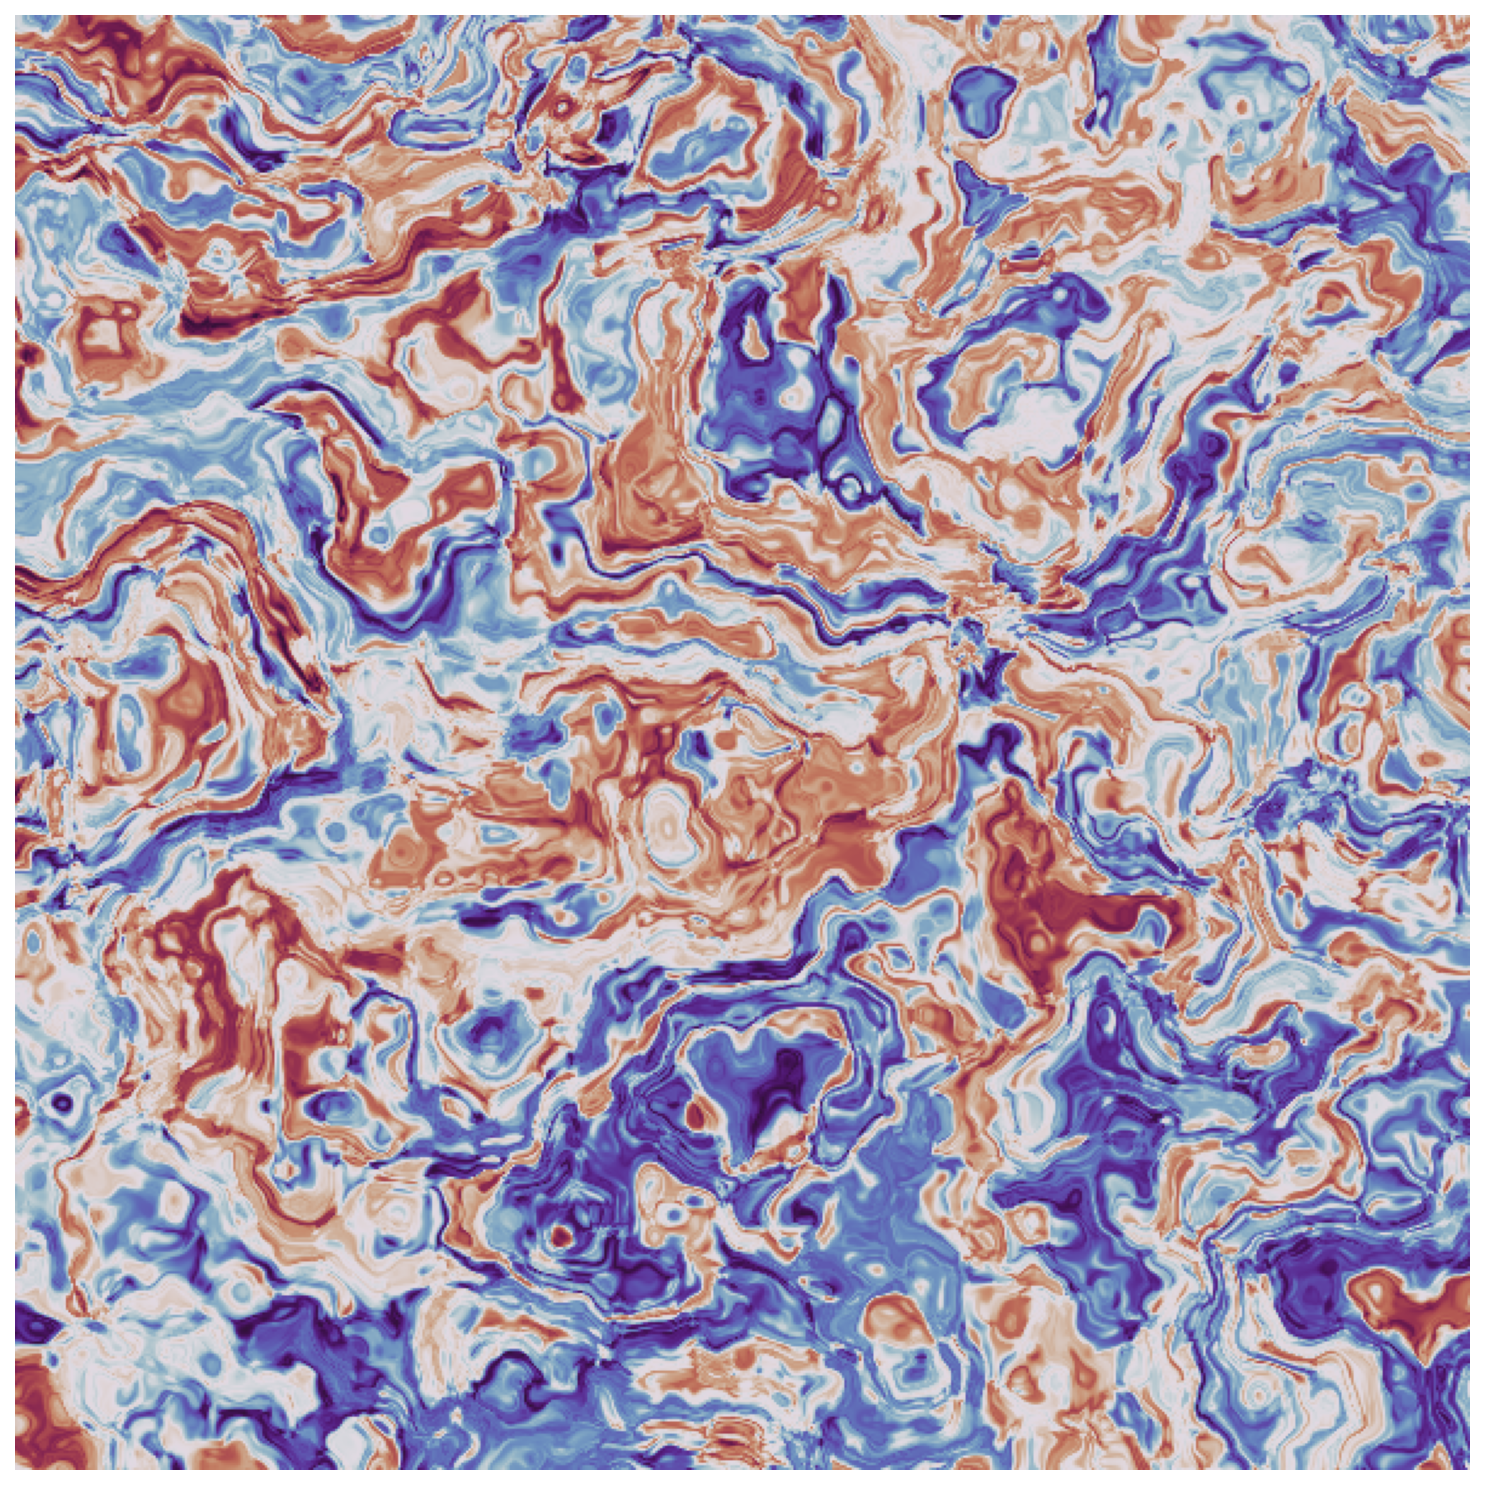

Recreate this plot in Python.
# /// script
# requires-python = ">=3.10"
# dependencies = ["matplotlib", "numpy"]
# ///
"""Domain warping: feed noise into noise → marble / nebula / lava textures."""
import numpy as np
import matplotlib.pyplot as plt

def hash2d(x, y, seed):
    # cheap deterministic hash → values in [0,1)
    h = np.sin(x * 127.1 + y * 311.7 + seed * 17.3) * 43758.5453
    return h - np.floor(h)

def value_noise(x, y, seed):
    xi, yi = np.floor(x), np.floor(y)
    xf, yf = x - xi, y - yi
    # smoothstep
    u = xf * xf * (3 - 2 * xf)
    v = yf * yf * (3 - 2 * yf)
    a = hash2d(xi,     yi,     seed)
    b = hash2d(xi + 1, yi,     seed)
    c = hash2d(xi,     yi + 1, seed)
    d = hash2d(xi + 1, yi + 1, seed)
    return (a * (1 - u) + b * u) * (1 - v) + (c * (1 - u) + d * u) * v

def fbm(x, y, seed, octaves=5):
    out = np.zeros_like(x)
    amp, freq = 1.0, 1.0
    for i in range(octaves):
        out += amp * value_noise(x * freq, y * freq, seed + i)
        amp *= 0.5; freq *= 2.0
    return out

def render(size=600):
    lin = np.linspace(0, 4, size)
    x, y = np.meshgrid(lin, lin)

    # Inigo Quilez's classic recipe: warp the domain twice
    q1 = fbm(x, y, seed=1)
    q2 = fbm(x + 5.2, y + 1.3, seed=2)
    r1 = fbm(x + 4 * q1 + 1.7, y + 4 * q2 + 9.2, seed=3)
    r2 = fbm(x + 4 * q1 + 8.3, y + 4 * q2 + 2.8, seed=4)
    final = fbm(x + 4 * r1, y + 4 * r2, seed=5)

    fig, ax = plt.subplots(figsize=(10, 10))
    ax.imshow(final, cmap='twilight_shifted', origin='lower')
    ax.axis('off')
    plt.tight_layout()
    plt.savefig('domain_warp.png', dpi=150, bbox_inches='tight')
    plt.show()

if __name__ == '__main__':
    render()
